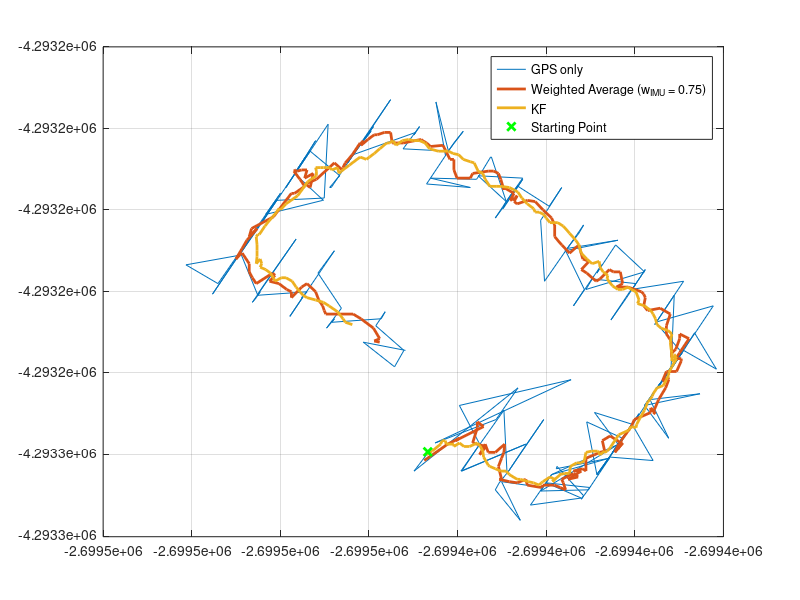
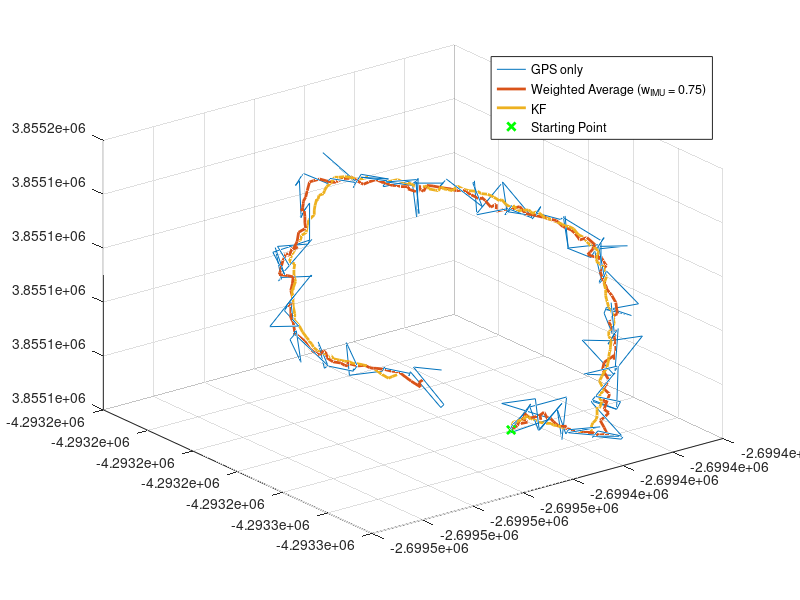

Recreate these plots in MATLAB, in order. (Note: this script raises an error after producing the figures.)
clc
clear
close all

% % AA 272 Project Code - Winter 2022
% Custom filter


% IMU as process model, 


load('walking_data.mat');

% initial GPS position
pos_i = [GPSx(1); GPSy(1); GPSz(1)];


% Noise matrices
dt = 0.1;
% Q = [(dt^4)/4, (dt^3)/2, 0, 0;...
%     (dt^3)/2, dt^2, 0, 0;...
%     0, 0, (dt^4)/4, (dt^3)/2;...
%     0, 0, (dt^3)/2, dt^2]*0.002;

% GPS uncertainties - from GPS stationary data
varX_GPS = 8.4279^2; 
varY_GPS = 7.3047^2; 
varZ_GPS = 5.9888^2; 
% IMU uncertainties - from IMU stationary data
varX_IMU = 0.5841^2; 
varY_IMU = 0.4789^2; 
varZ_IMU = 0.6951^2; 

Q = 1.*eye(6);
R = diag([varX_GPS, varX_IMU, varY_GPS, varY_IMU, varZ_GPS, varZ_IMU]);
% State transition matrix and measurement matrix
F = [1, dt, 0, 0, 0, 0;...
    0, 1, 0, 0, 0, 0;...
    0, 0, 1, dt, 0, 0;...
    0, 0, 0, 1, 0, 0;...
    0, 0, 0, 0, 1, dt;...
    0, 0, 0, 0, 0, 1];
H = eye(6);

% Initial conditions
mu = [pos_i(1); 0; pos_i(2); 0; pos_i(3); 0];
P = 0.1*eye(6);

% Run Kalman Filter
for i = 2:length(timeGPS)
    % Predict
    mu(:,i) = F*mu(:,i-1);
    P(:,:,i) = F*P(:,:,i-1)*F' + Q;
    
    % Update
    z(:,i) = [GPSx(i); vX(i); GPSy(i); vY(i); GPSz(i); vZ(i)];
    y_prefit(:,i) = z(:,i) - H*mu(:,i);
    S = R + H*P(:,:,i)*H';
    K = P(:,:,i)*H'*inv(S);
    mu(:,i) = mu(:,i) + K*y_prefit(:,i);
    P(:,:,i) = (eye(6) - K*H)*P(:,:,i)*(eye(6) - K*H)' + K*R*K';
    y_postfit(:,i) = z(:,i) - H*mu(:,i);
end



load('walkingamateurfilter.mat')


figure
plot(GPSx, GPSy)
hold on; grid on;
plot(outarr(1,:), outarr(2,:),'LineWidth',2)
plot(mu(1,:), mu(3,:),'LineWidth',2)
plot(pos_i(1), pos_i(2),'gx','LineWidth',2)
legend('GPS only','Weighted Average (w_{IMU} = 0.75)',...
    'KF','Starting Point')

figure
plot3(GPSx, GPSy, GPSz)
hold on; grid on;
plot3(outarr(1,:), outarr(2,:),outarr(3,:),'LineWidth',2)
plot3(mu(1,:), mu(3,:), mu(5,:),'LineWidth',2)
plot3(pos_i(1), pos_i(2),pos_i(3),'gx','LineWidth',2)
legend('GPS only','Weighted Average (w_{IMU} = 0.75)',...
    'KF','Starting Point')

%% Export only Essential Data into CSV
data_req.complementaryfilter = outarr';
data_req.GPSx = GPSx;
data_req.GPSy = GPSy;
data_req.GPSz = GPSz;
data_req.mu = mu';
data_req.IMUonly = imu_only_positions';
struct2csv(data_req, 'walking_manzanita_3plots.csv')
